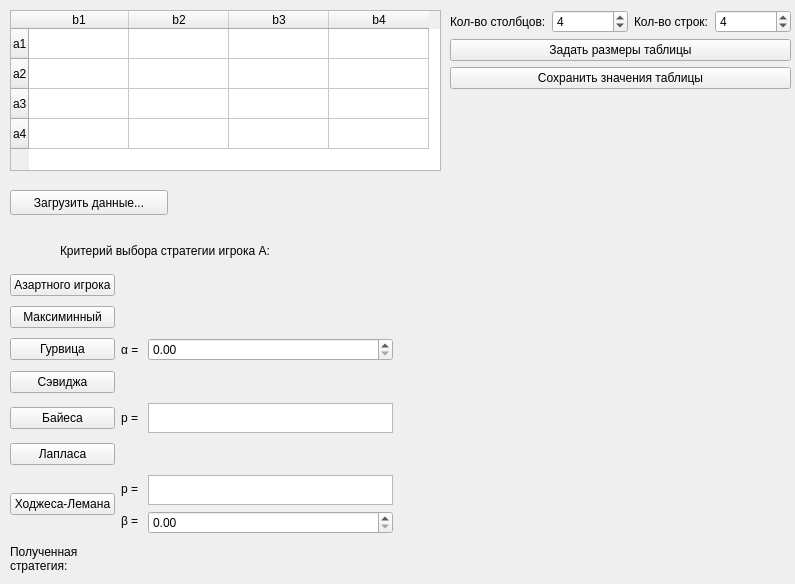
<?xml version="1.0" encoding="UTF-8"?>
<ui version="4.0">
 <class>Form</class>
 <widget class="QWidget" name="Form">
  <property name="geometry">
   <rect>
    <x>0</x>
    <y>0</y>
    <width>795</width>
    <height>584</height>
   </rect>
  </property>
  <property name="windowTitle">
   <string>Form</string>
  </property>
  <widget class="QTableWidget" name="table">
   <property name="geometry">
    <rect>
     <x>10</x>
     <y>10</y>
     <width>431</width>
     <height>161</height>
    </rect>
   </property>
   <row>
    <property name="text">
     <string>a1</string>
    </property>
   </row>
   <row>
    <property name="text">
     <string>a2</string>
    </property>
   </row>
   <row>
    <property name="text">
     <string>a3</string>
    </property>
   </row>
   <row>
    <property name="text">
     <string>a4</string>
    </property>
   </row>
   <column>
    <property name="text">
     <string>b1</string>
    </property>
   </column>
   <column>
    <property name="text">
     <string>b2</string>
    </property>
   </column>
   <column>
    <property name="text">
     <string>b3</string>
    </property>
   </column>
   <column>
    <property name="text">
     <string>b4</string>
    </property>
   </column>
  </widget>
  <widget class="QPushButton" name="loadDataButton">
   <property name="geometry">
    <rect>
     <x>10</x>
     <y>190</y>
     <width>158</width>
     <height>25</height>
    </rect>
   </property>
   <property name="text">
    <string>Загрузить данные...</string>
   </property>
  </widget>
  <widget class="QWidget" name="gridLayoutWidget_4">
   <property name="geometry">
    <rect>
     <x>450</x>
     <y>10</y>
     <width>341</width>
     <height>92</height>
    </rect>
   </property>
   <layout class="QGridLayout" name="gridLayout_4">
    <property name="sizeConstraint">
     <enum>QLayout::SetMaximumSize</enum>
    </property>
    <item row="2" column="0">
     <widget class="QPushButton" name="saveTableValuesButton">
      <property name="text">
       <string>Сохранить значения таблицы</string>
      </property>
     </widget>
    </item>
    <item row="0" column="0">
     <layout class="QGridLayout" name="gridLayout_2">
      <item row="0" column="0">
       <widget class="QLabel" name="label_7">
        <property name="text">
         <string>Кол-во столбцов:</string>
        </property>
       </widget>
      </item>
      <item row="0" column="1">
       <widget class="QSpinBox" name="row_num">
        <property name="minimum">
         <number>1</number>
        </property>
        <property name="value">
         <number>4</number>
        </property>
       </widget>
      </item>
      <item row="0" column="3">
       <widget class="QSpinBox" name="col_num">
        <property name="minimum">
         <number>1</number>
        </property>
        <property name="value">
         <number>4</number>
        </property>
       </widget>
      </item>
      <item row="0" column="2">
       <widget class="QLabel" name="label_8">
        <property name="text">
         <string>Кол-во строк:</string>
        </property>
       </widget>
      </item>
     </layout>
    </item>
    <item row="1" column="0">
     <widget class="QPushButton" name="changeTableSizeButton">
      <property name="text">
       <string>Задать размеры таблицы</string>
      </property>
     </widget>
    </item>
   </layout>
  </widget>
  <widget class="QWidget" name="gridLayoutWidget">
   <property name="geometry">
    <rect>
     <x>10</x>
     <y>270</y>
     <width>383</width>
     <height>311</height>
    </rect>
   </property>
   <layout class="QGridLayout" name="gridLayout">
    <item row="1" column="0">
     <widget class="QPushButton" name="get_azart_player_strategy">
      <property name="text">
       <string>Азартного игрока</string>
      </property>
     </widget>
    </item>
    <item row="9" column="0">
     <widget class="QPushButton" name="get_hodges_leman_strategy">
      <property name="text">
       <string>Ходжеса-Лемана</string>
      </property>
     </widget>
    </item>
    <item row="2" column="0">
     <widget class="QPushButton" name="get_maximin_strategy">
      <property name="text">
       <string>Максиминный</string>
      </property>
     </widget>
    </item>
    <item row="9" column="1">
     <layout class="QGridLayout" name="gridLayout_6">
      <item row="0" column="0">
       <widget class="QLabel" name="alpha_5">
        <property name="text">
         <string>p = </string>
        </property>
       </widget>
      </item>
      <item row="1" column="0">
       <widget class="QLabel" name="alpha_4">
        <property name="text">
         <string>β = </string>
        </property>
       </widget>
      </item>
     </layout>
    </item>
    <item row="9" column="2">
     <layout class="QGridLayout" name="gridLayout_5">
      <item row="0" column="0">
       <widget class="QTextEdit" name="hodges_leman_weights">
        <property name="sizePolicy">
         <sizepolicy hsizetype="Preferred" vsizetype="Preferred">
          <horstretch>0</horstretch>
          <verstretch>0</verstretch>
         </sizepolicy>
        </property>
        <property name="maximumSize">
         <size>
          <width>16777215</width>
          <height>30</height>
         </size>
        </property>
        <property name="focusPolicy">
         <enum>Qt::WheelFocus</enum>
        </property>
        <property name="autoFillBackground">
         <bool>true</bool>
        </property>
       </widget>
      </item>
      <item row="1" column="0">
       <widget class="QDoubleSpinBox" name="beta">
        <property name="maximum">
         <double>1.000000000000000</double>
        </property>
        <property name="singleStep">
         <double>0.001000000000000</double>
        </property>
       </widget>
      </item>
     </layout>
    </item>
    <item row="6" column="1">
     <widget class="QLabel" name="alpha_3">
      <property name="text">
       <string>p = </string>
      </property>
     </widget>
    </item>
    <item row="3" column="0">
     <widget class="QPushButton" name="get_gurvits_strategy">
      <property name="text">
       <string>Гурвица</string>
      </property>
     </widget>
    </item>
    <item row="7" column="0">
     <widget class="QPushButton" name="get_laplass_strategy">
      <property name="text">
       <string>Лапласа</string>
      </property>
     </widget>
    </item>
    <item row="10" column="0">
     <layout class="QGridLayout" name="gridLayout_3">
      <item row="0" column="0">
       <widget class="QLabel" name="label_2">
        <property name="text">
         <string>Полученная 
стратегия:</string>
        </property>
       </widget>
      </item>
     </layout>
    </item>
    <item row="3" column="2">
     <widget class="QDoubleSpinBox" name="alpha">
      <property name="maximum">
       <double>1.000000000000000</double>
      </property>
      <property name="singleStep">
       <double>0.001000000000000</double>
      </property>
     </widget>
    </item>
    <item row="4" column="0">
     <widget class="QPushButton" name="get_sevidg_strategy">
      <property name="text">
       <string>Сэвиджа</string>
      </property>
     </widget>
    </item>
    <item row="10" column="1">
     <widget class="QLabel" name="win_row">
      <property name="maximumSize">
       <size>
        <width>16777215</width>
        <height>30</height>
       </size>
      </property>
      <property name="autoFillBackground">
       <bool>true</bool>
      </property>
      <property name="text">
       <string/>
      </property>
     </widget>
    </item>
    <item row="6" column="2">
     <widget class="QTextEdit" name="baies_weights">
      <property name="sizePolicy">
       <sizepolicy hsizetype="Preferred" vsizetype="Preferred">
        <horstretch>0</horstretch>
        <verstretch>0</verstretch>
       </sizepolicy>
      </property>
      <property name="maximumSize">
       <size>
        <width>250</width>
        <height>30</height>
       </size>
      </property>
      <property name="focusPolicy">
       <enum>Qt::WheelFocus</enum>
      </property>
      <property name="autoFillBackground">
       <bool>true</bool>
      </property>
     </widget>
    </item>
    <item row="6" column="0">
     <widget class="QPushButton" name="get_baies_strategy">
      <property name="text">
       <string>Байеса</string>
      </property>
     </widget>
    </item>
    <item row="3" column="1">
     <widget class="QLabel" name="alpha_2">
      <property name="text">
       <string>α = </string>
      </property>
     </widget>
    </item>
   </layout>
  </widget>
  <widget class="QLabel" name="label">
   <property name="geometry">
    <rect>
     <x>60</x>
     <y>240</y>
     <width>270</width>
     <height>21</height>
    </rect>
   </property>
   <property name="text">
    <string>Критерий выбора стратегии игрока А:</string>
   </property>
  </widget>
 </widget>
 <resources/>
 <connections/>
</ui>
